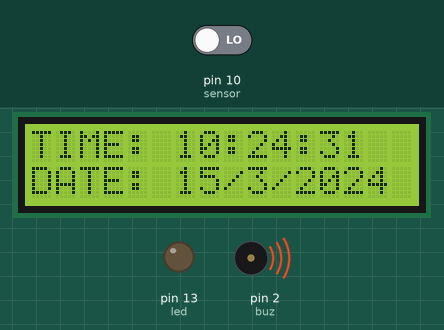
This sketch was run on a simulated Arduino Uno, built with avr-gcc and run on an emulated ATmega328P. Parts: 16×2 character LCD, output pins drawn as LEDs (lit = HIGH), buzzer (waves = sounding, pin HIGH). The test bench sets the inputs (shaded band); at power-on: pin 10 (sensor) LOW. The local clock reads 2024-03-15 10:24:30 at power-on unless the sketch sets it; what the sketch prints to the serial monitor is not drawn.

Above: at 1.2 s.
1.3 s: pin 10 (sensor) driven HIGH
At 2.6 s:
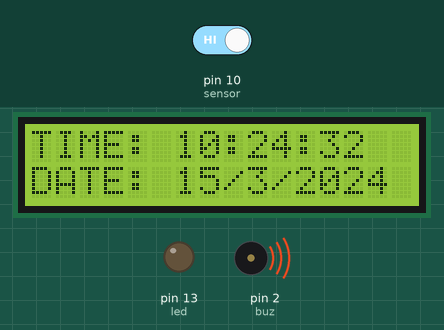
3.5 s: pin 10 (sensor) driven LOW
At 30.8 s:
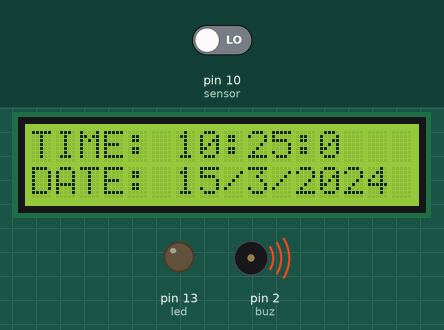
Timing chart, 0 to 32.3 s (numbered marks = the images above; inputs shaded):
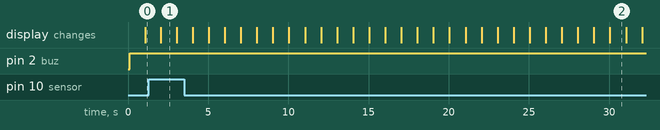

Measured:
- what the display in image 1 shows lasts 1.0 s, from 2.1 s to 3.1 s

The sketch:

Alarm.ino
```cpp
int led = 13;
int sensor = 10;
int state = LOW;
int val = 0;

#include <LiquidCrystal_I2C.h>
#include <Wire.h>
#include "RTClib.h"
#include <virtuabotixRTC.h>
virtuabotixRTC myRTC(6, 7, 8);

#define buz 2
// initialize the library with the numbers of the interface pins
LiquidCrystal_I2C lcd(0x27, 2, 1, 0, 4, 5, 6, 7, 3, POSITIVE);


void setup() {
  pinMode(led, OUTPUT);      // initalize LED as an output
  pinMode(buz, OUTPUT);
  pinMode(sensor, INPUT);    // initialize sensor as an input

  Serial.begin(9600);

//  myRTC.setDS1302Time(00, 30, 22, 2, 04, 12, 2018); //Set Tanggal

  lcd.begin(16, 2);

}
void loop()
{
    myRTC.updateTime();

  lcd.setCursor (0, 1);
  lcd.print("DATE: ");
  lcd.print(myRTC.dayofmonth);
  lcd.print("/");
  lcd.print(myRTC.month);
  lcd.print("/");
  lcd.print(myRTC.year);


  lcd.setCursor(0, 0);
  lcd.print("TIME: ");
  lcd.print(myRTC.hours);
  lcd.print(":");
  lcd.print(myRTC.minutes);
  lcd.print(":");
  lcd.println(myRTC.seconds);


  val = digitalRead(sensor);   // read sensor value
  if (val == HIGH) {           // check if the sensor is HIGH
    if( myRTC.hours == 23 & myRTC.minutes >= 25 & myRTC.seconds >= 30){
      digitalWrite(led, HIGH);   // turn LED ON
      digitalWrite(buz,LOW);
    }

    if (state == LOW) {
      Serial.println("Motion detected!");
      state = HIGH;       // update variable state to HIGH
    }
  }
  else {
      digitalWrite(led, LOW); // turn LED OFF
      digitalWrite(buz, HIGH);

      if (state == HIGH){
        Serial.println("Motion stopped!");
        state = LOW;       // update variable state to LOW
      }
    }


}
```
